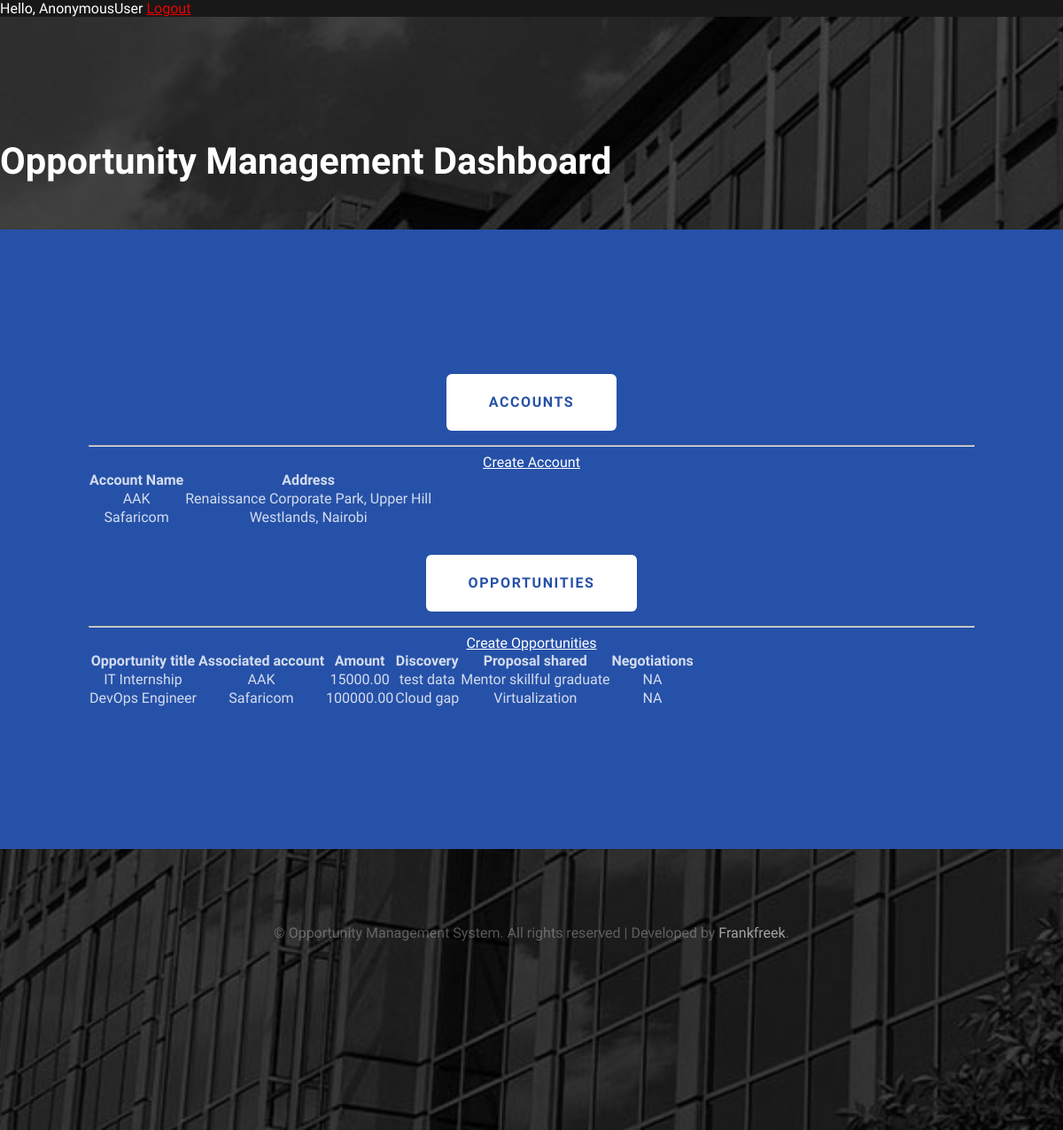
The app's page /userProfile/, older data.
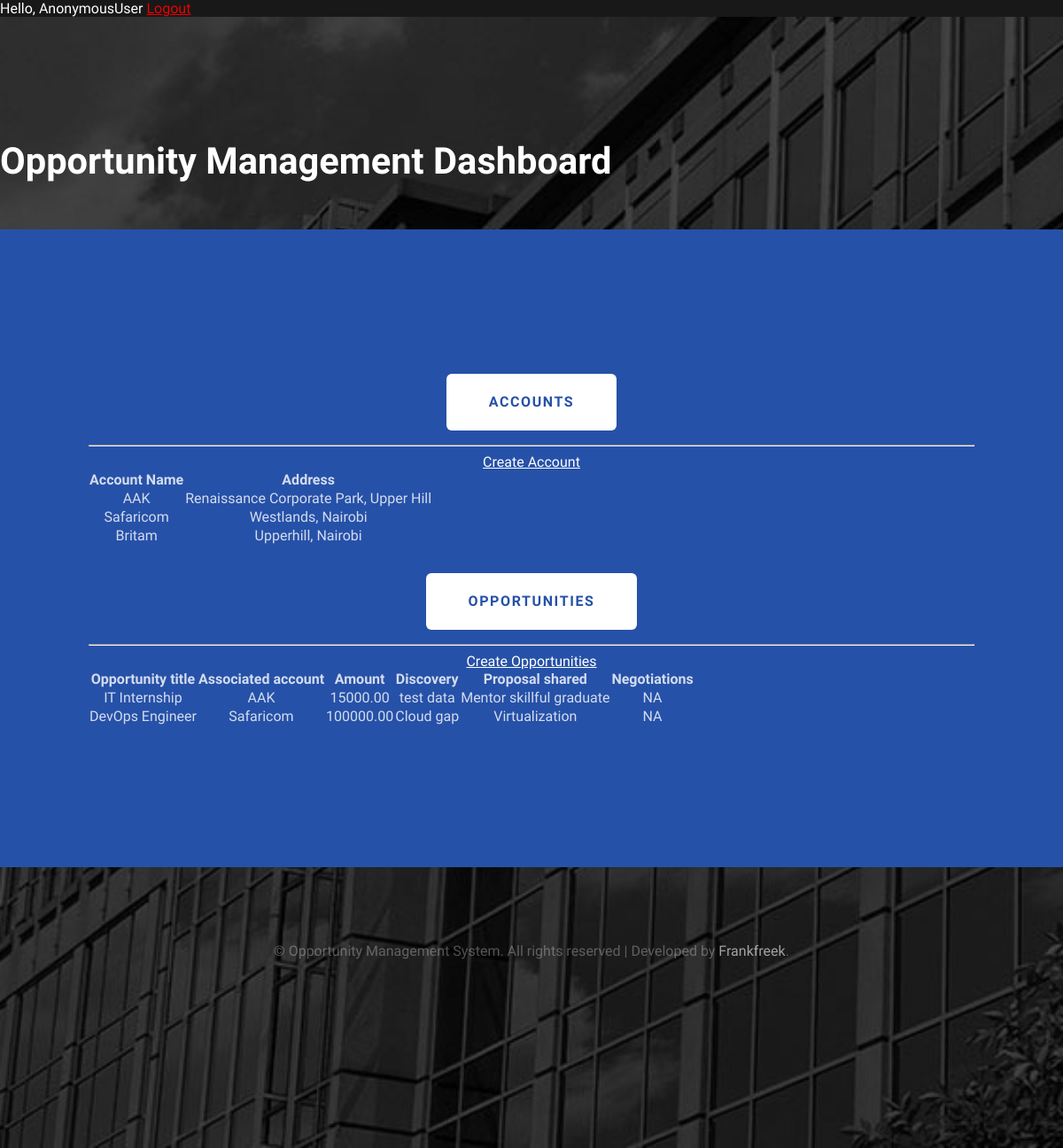
The same page, newer data.
### opportunitiesmgt_app/models.py (models this page shows, shortened)
class Account(models.Model):
	account_name = models.CharField(max_length=200, null=True)
	address = models.CharField(max_length=200, null=True)
	def __str__(self):
		return self.account_name

class Opportunitie(models.Model):
        opportunity_title = models.CharField(max_length=200, null=True)
        associated_account = models.ForeignKey(Account, null=True, on_delete= models.SET_NULL)
        amount = models.DecimalField(max_digits=8, decimal_places=2)
        discovery = models.CharField(max_length=200, null=True)
        proposal_shared = models.CharField(max_length=200, null=True)
        negotiations = models.CharField(max_length=200, null=True)

### opportunitiesmgt_app/views.py (the view)
# urls.py: path("userProfile/", views.userProfile, name="userProfile"),
def userProfile(request):
    accounts = Account.objects.all()
    opportunities = Opportunitie.objects.all()
    context = {'accounts':accounts, 'opportunities':opportunities}
    return render(request, "opportunitiesmgt/userProfile.html", context)

### opportunitiesmgt_app/templates/opportunitiesmgt/userProfile.html (shortened to what this page needs)
<!DOCTYPE html PUBLIC "-//W3C//DTD XHTML 1.0 Strict//EN" "http://www.w3.org/TR/xhtml1/DTD/xhtml1-strict.dtd">
{% load static %}
<html xmlns="http://www.w3.org/1999/xhtml">
  <head>
    <link href="{% static "css/default.css" %}" rel="stylesheet" type="text/css"
    media="all" /> <link href="{% static "css/fonts.css" %}" type="text/css"
  </head>
  <body>
    <span class="hello-msg">Hello, {{request.user}}</span>
    <span ><a  class="hello-msg" href="{% url 'logout' %}">Logout</a></span>
    <div id="header-wrapper">
      <div id="header" class="container">
        <div id="logo">
          <h1><a href="#">Opportunity Management Dashboard</a></h1>
        </div>
      </div>
      <div id="welcome">
        <div class="container">
          <div class="title">
            {% block content %}
            <br />
            <div class="row">
              <div class="col-md-5">
                <ul class="actions">
                  <li><a  class="button">ACCOUNTS</a></li>
                </ul>
                <hr />
                <div class="card card-body">
                  <a class="btn btn-primary btn-sm btn-block" href="{% url 'create_account' %}">Create Account</a>
                  <table class="table table-sm" >
                    <tr>
                      <th>Account Name</th>
                      <th>Address</th>
                    </tr>
                    {% for account in accounts %}
                    <tr>
                      <td>{{account.account_name}}</td>
                      <td>{{account.address}}</td>
                    </tr>
                    {% endfor %}
                  </table>
                </div>
              </div>
              <div class="col-md-7">
                <ul class="actions">
                  <li><a  class="button">OPPORTUNITIES</a></li>
                </ul>
                <hr />
                <div class="card card-body">
                  <a class="btn btn-primary btn-sm btn-block" href="{% url 'create_opportunity' %}">Create Opportunities</a>
                  <table class="table table-sm">
                    <tr>
                      <th>Opportunity title</th>
                      <th>Associated account</th>
                      <th>Amount</th>
                      <th>Discovery</th>
                      <th>Proposal shared</th>
                      <th>Negotiations</th>
                    </tr>
                    {% for i in opportunities %}
                    <tr>
                      <td>{{i.opportunity_title}}</td>
                      <td>{{i.associated_account}}</td>
                      <td>{{i.amount}}</td>
                      <td>{{i.discovery}}</td>
                      <td>{{i.proposal_shared}}</td>
                      <td>{{i.negotiations}}</td>
                    </tr>
                    {% endfor %}
                  </table>
                </div>
              </div>
            </div>
          </div>
      {% endblock %}
        </div>
</div>
    <div id="copyright" class="container">
      <p>
        &copy; Opportunity Management System. All rights reserved | Developed by
        <a href="https://frankfreek.github.io/" rel="nofollow">Frankfreek</a>.
      </p>
    </div>
  </body>
</html>

Row changes from the older to the newer data that the page shows:
added Account: account_name "Britam", address "Upperhill, Nairobi"
